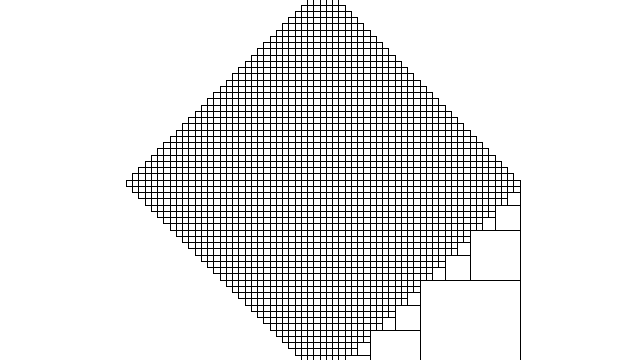
Frame 1 (no input)
Frame 60 (the mouse pressed at the canvas centre just before this capture): identical to frame 1, image omitted
Frame 120 (the mouse held since frame 60 and released just before this capture): identical to frame 1, image omitted

The Processing sketch that drew this single still picture (run headless with seeded random() and noise(); from frame 60 on, the mouse is pressed at the canvas centre):

// Processing sketch: RecursiveCircles
// ── RecursiveCircles.pde
void setup() {
    size(640, 360);

}

void draw() {
    background(255);
    drawSquare(width/2,height/2,200);
    //drawCircle(width/2,height/2,200);
}

void drawCircle(float x, float y, float radius) {
    stroke(0);
    noFill();

    ellipse(x, y, radius, radius);

    if(radius > 8) {
        // For every circle, draw a smaller circle to the left and right
        drawCircle(x + radius/2, y, radius/2);
        drawCircle(x - radius/2, y, radius/2);
        // For every circle, draw a smaller circle above and below
        drawCircle(x, y + radius/2, radius/2);
        drawCircle(x, y - radius/2, radius/2);
    }
}

void drawSquare(float x, float y, float radius) {
    stroke(0);
    noFill();

    rect(x, y, radius, radius);

    if(radius > 8) {
        // For every circle, draw a smaller circle to the left and right
        drawSquare(x + radius/2, y, radius/2);
        drawSquare(x - radius/2, y, radius/2);
        // For every circle, draw a smaller circle above and below
        drawSquare(x, y + radius/2, radius/2);
        drawSquare(x, y - radius/2, radius/2);
    }
}
